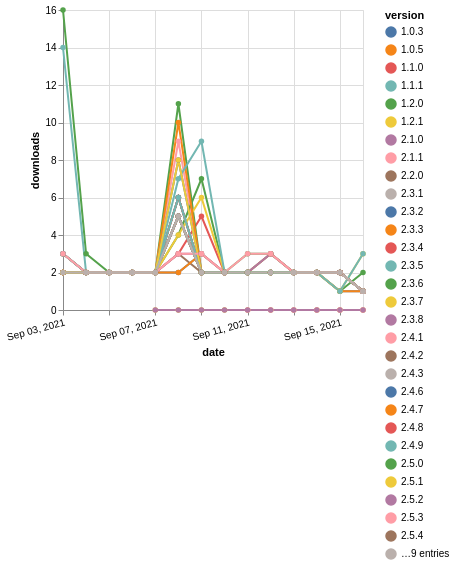

Vega-Lite specification for this chart:
### Vega-Lite specification from a JSON file in a GitHub repository (floating-point values rounded to 4 significant figures; data arrays with more than 128 entries replaced by an {"elided": "..."} marker saying what was removed)
{"$schema": "https://vega.github.io/schema/vega-lite/v5.json", "description": "A simple bar chart with embedded data.", "data": {"values": {"elided": "516 records"}}, "width": "container", "mark": {"type": "line", "point": {"filled": true}}, "encoding": {"x": {"field": "date", "type": "temporal", "timeUnit": "yearmonthdate", "title": "date", "axis": {"labelAngle": -15}}, "y": {"field": "delta", "type": "quantitative", "title": "downloads"}, "color": {"field": "version", "type": "nominal"}, "tooltip": {"field": "delta"}}}
